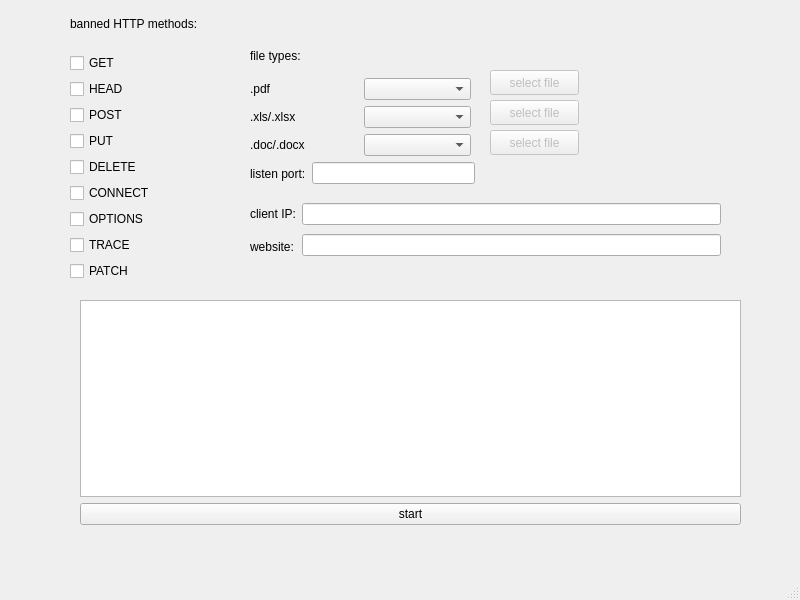
<?xml version="1.0" encoding="UTF-8"?>
<ui version="4.0">
 <class>MainWindow</class>
 <widget class="QMainWindow" name="MainWindow">
  <property name="geometry">
   <rect>
    <x>0</x>
    <y>0</y>
    <width>800</width>
    <height>600</height>
   </rect>
  </property>
  <property name="windowTitle">
   <string>MainWindow</string>
  </property>
  <widget class="QWidget" name="centralwidget">
   <widget class="QPushButton" name="pushButton_pdf">
    <property name="enabled">
     <bool>false</bool>
    </property>
    <property name="geometry">
     <rect>
      <x>490</x>
      <y>70</y>
      <width>89</width>
      <height>25</height>
     </rect>
    </property>
    <property name="text">
     <string>select file</string>
    </property>
   </widget>
   <widget class="QPushButton" name="pushButton_doc">
    <property name="enabled">
     <bool>false</bool>
    </property>
    <property name="geometry">
     <rect>
      <x>490</x>
      <y>130</y>
      <width>89</width>
      <height>25</height>
     </rect>
    </property>
    <property name="text">
     <string>select file</string>
    </property>
   </widget>
   <widget class="QPushButton" name="pushButton_xls">
    <property name="enabled">
     <bool>false</bool>
    </property>
    <property name="geometry">
     <rect>
      <x>490</x>
      <y>100</y>
      <width>89</width>
      <height>25</height>
     </rect>
    </property>
    <property name="text">
     <string>select file</string>
    </property>
   </widget>
   <widget class="QWidget" name="layoutWidget">
    <property name="geometry">
     <rect>
      <x>80</x>
      <y>300</y>
      <width>661</width>
      <height>225</height>
     </rect>
    </property>
    <layout class="QVBoxLayout" name="verticalLayout">
     <item>
      <widget class="QTextEdit" name="textEdit"/>
     </item>
     <item>
      <widget class="QPushButton" name="pushButton">
       <property name="text">
        <string>start</string>
       </property>
       <property name="checkable">
        <bool>true</bool>
       </property>
      </widget>
     </item>
    </layout>
   </widget>
   <widget class="QWidget" name="layoutWidget">
    <property name="geometry">
     <rect>
      <x>250</x>
      <y>160</y>
      <width>225</width>
      <height>27</height>
     </rect>
    </property>
    <layout class="QHBoxLayout" name="horizontalLayout">
     <item>
      <widget class="QLabel" name="label_3">
       <property name="text">
        <string>listen port:</string>
       </property>
      </widget>
     </item>
     <item>
      <widget class="QLineEdit" name="listen_port"/>
     </item>
    </layout>
   </widget>
   <widget class="QWidget" name="layoutWidget">
    <property name="geometry">
     <rect>
      <x>250</x>
      <y>200</y>
      <width>471</width>
      <height>60</height>
     </rect>
    </property>
    <layout class="QHBoxLayout" name="horizontalLayout_2">
     <item>
      <layout class="QVBoxLayout" name="verticalLayout_2">
       <item>
        <widget class="QLabel" name="label_2">
         <property name="text">
          <string>client IP:</string>
         </property>
        </widget>
       </item>
       <item>
        <widget class="QLabel" name="label">
         <property name="text">
          <string>website:</string>
         </property>
        </widget>
       </item>
      </layout>
     </item>
     <item>
      <layout class="QVBoxLayout" name="verticalLayout_3">
       <item>
        <widget class="QLineEdit" name="client_IP"/>
       </item>
       <item>
        <widget class="QLineEdit" name="website"/>
       </item>
      </layout>
     </item>
    </layout>
   </widget>
   <widget class="QWidget" name="layoutWidget">
    <property name="geometry">
     <rect>
      <x>250</x>
      <y>40</y>
      <width>221</width>
      <height>116</height>
     </rect>
    </property>
    <layout class="QVBoxLayout" name="verticalLayout_7">
     <item>
      <widget class="QLabel" name="label_8">
       <property name="text">
        <string>file types:</string>
       </property>
      </widget>
     </item>
     <item>
      <layout class="QHBoxLayout" name="horizontalLayout_3">
       <item>
        <layout class="QVBoxLayout" name="verticalLayout_5">
         <item>
          <widget class="QLabel" name="label_5">
           <property name="text">
            <string>.pdf</string>
           </property>
          </widget>
         </item>
         <item>
          <widget class="QLabel" name="label_6">
           <property name="text">
            <string>.xls/.xlsx</string>
           </property>
          </widget>
         </item>
         <item>
          <widget class="QLabel" name="label_7">
           <property name="text">
            <string>.doc/.docx</string>
           </property>
          </widget>
         </item>
        </layout>
       </item>
       <item>
        <layout class="QVBoxLayout" name="verticalLayout_6">
         <item>
          <widget class="QComboBox" name="pdf"/>
         </item>
         <item>
          <widget class="QComboBox" name="xls"/>
         </item>
         <item>
          <widget class="QComboBox" name="doc"/>
         </item>
        </layout>
       </item>
      </layout>
     </item>
    </layout>
   </widget>
   <widget class="QWidget" name="">
    <property name="geometry">
     <rect>
      <x>70</x>
      <y>1</y>
      <width>161</width>
      <height>280</height>
     </rect>
    </property>
    <layout class="QVBoxLayout" name="verticalLayout_4">
     <item>
      <widget class="QLabel" name="label_4">
       <property name="text">
        <string>banned HTTP methods:</string>
       </property>
      </widget>
     </item>
     <item>
      <widget class="QCheckBox" name="GET">
       <property name="text">
        <string>GET</string>
       </property>
      </widget>
     </item>
     <item>
      <widget class="QCheckBox" name="HEAD">
       <property name="text">
        <string>HEAD</string>
       </property>
      </widget>
     </item>
     <item>
      <widget class="QCheckBox" name="POST">
       <property name="text">
        <string>POST</string>
       </property>
      </widget>
     </item>
     <item>
      <widget class="QCheckBox" name="PUT">
       <property name="text">
        <string>PUT</string>
       </property>
      </widget>
     </item>
     <item>
      <widget class="QCheckBox" name="DELETE">
       <property name="text">
        <string>DELETE</string>
       </property>
      </widget>
     </item>
     <item>
      <widget class="QCheckBox" name="CONNECT">
       <property name="text">
        <string>CONNECT</string>
       </property>
      </widget>
     </item>
     <item>
      <widget class="QCheckBox" name="OPTIONS">
       <property name="text">
        <string>OPTIONS</string>
       </property>
      </widget>
     </item>
     <item>
      <widget class="QCheckBox" name="TRACE">
       <property name="text">
        <string>TRACE</string>
       </property>
      </widget>
     </item>
     <item>
      <widget class="QCheckBox" name="PATCH">
       <property name="text">
        <string>PATCH</string>
       </property>
      </widget>
     </item>
    </layout>
   </widget>
  </widget>
  <widget class="QMenuBar" name="menubar">
   <property name="geometry">
    <rect>
     <x>0</x>
     <y>0</y>
     <width>800</width>
     <height>22</height>
    </rect>
   </property>
  </widget>
  <widget class="QStatusBar" name="statusbar"/>
 </widget>
 <resources/>
 <connections/>
</ui>
